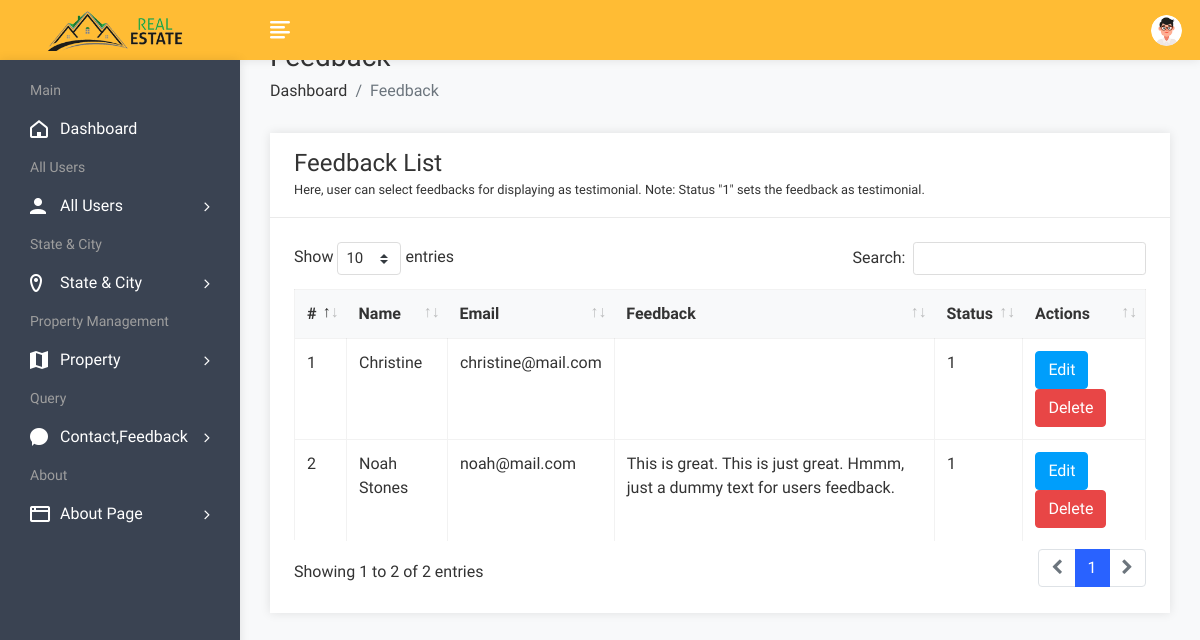
The app's page /admin/feedbackview.php (signed in) with its own data.
### tables this page shows
CREATE TABLE `feedback` (
  `fid` int(50) NOT NULL,
  `uid` int(50) NOT NULL,
  `fdescription` varchar(300) NOT NULL,
  `status` int(1) NOT NULL,
  `date` datetime NOT NULL DEFAULT CURRENT_TIMESTAMP
);

CREATE TABLE `user` (
  `uid` int(50) NOT NULL,
  `uname` varchar(100) NOT NULL,
  `uemail` varchar(100) NOT NULL,
  `uphone` varchar(20) NOT NULL,
  `upass` varchar(50) NOT NULL,
  `utype` varchar(50) NOT NULL,
  `uimage` varchar(300) NOT NULL
);

### admin/feedbackview.php (the view, shortened to what this page needs)
<!DOCTYPE html>
<html lang="en">
<head>
        <link rel="stylesheet" href="assets/css/bootstrap.min.css">
        <link rel="stylesheet" href="assets/css/font-awesome.min.css">
        <link rel="stylesheet" href="assets/css/feathericon.min.css">
		<link rel="stylesheet" href="assets/plugins/datatables/dataTables.bootstrap4.min.css">
		<link rel="stylesheet" href="assets/plugins/datatables/responsive.bootstrap4.min.css">
		<link rel="stylesheet" href="assets/plugins/datatables/select.bootstrap4.min.css">
		<link rel="stylesheet" href="assets/plugins/datatables/buttons.bootstrap4.min.css">
        <link rel="stylesheet" href="assets/css/style.css">
    </head>
    <body>
				<?php include("header.php"); ?>
            <div class="page-wrapper">
                <div class="content container-fluid">
					<div class="page-header">
						<div class="row">
							<div class="col">
								<h3 class="page-title">Feedback</h3>
								<ul class="breadcrumb">
									<li class="breadcrumb-item"><a href="dashboard.php">Dashboard</a></li>
									<li class="breadcrumb-item active">Feedback</li>
								</ul>
							</div>
						</div>
					</div>
					<div class="row">
						<div class="col-sm-12">
							<div class="card">
								<div class="card-header">
									<h4 class="card-title">Feedback List</h4>
									<small>Here, user can select feedbacks for displaying as testimonial. Note: Status "1" sets the feedback as testimonial.</small>
								</div>
								<div class="card-body">
									<table id="basic-datatable" class="table table-bordered table-hover">
                                            <thead>
                                                <tr>
                                                    <th>#</th>
                                                    <th>Name</th>
                                                    <th>Email</th>
                                                    <th>Feedback</th>
													<th>Status</th>
                                                    <th>Actions</th>
                                                </tr>
                                            </thead>
                                            <tbody>
											<?php
												$query=mysqli_query($con,"select feedback.*, user.* from feedback,user where feedback.uid=user.uid");
												$cnt=1;
												while($row=mysqli_fetch_array($query))
													{
											?>
                                                <tr>
                                                    <td><?php echo $cnt; ?></td>
                                                    <td><?php echo $row['uname']; ?></td>
                                                    <td><?php echo $row['uemail']; ?></td>
                                                    <td><?php echo $row['2']; ?></td>
                                                    <td><?php echo $row['3']; ?></td>
													<td><a href="feedbackedit.php?id=<?php echo $row['0']; ?>"><button class="btn btn-info">Edit</button></a>
                                                    <a href="feedbackdelete.php?id=<?php echo $row['0']; ?>"><button class="btn btn-danger">Delete</button></a></td>
                                                </tr>
                                                <?php
												$cnt=$cnt+1;
												}
												?>
                                            </tbody>
                                        </table>
								</div>
							</div>
						</div>
					</div>
				</div>
			</div>
    </body>
</html>

### records on screen
feedback: uid.uname "Christine", uid.uemail "christine@mail.com", status "1"
feedback: uid.uname "Noah Stones", uid.uemail "noah@mail.com", fdescription "This is great. This is just great. Hmmm, just a dummy text for users feedback.", status "1"
